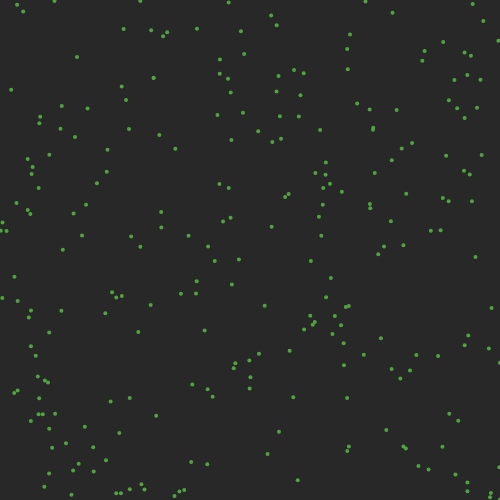
Frame 1 (no input)
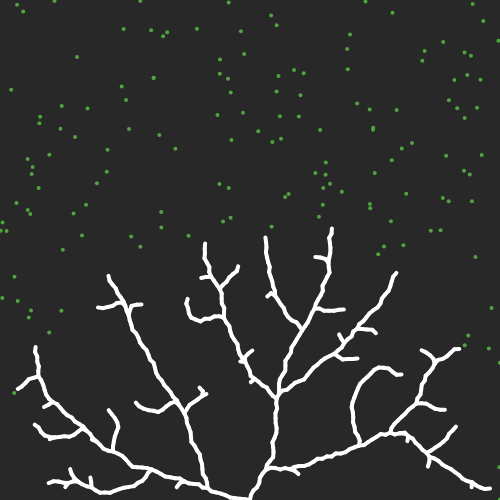
Frame 60 (no input)
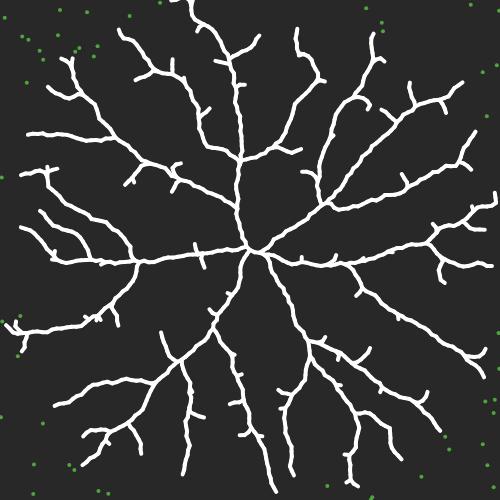
Frame 120 (the mouse pressed at the canvas centre since frame 60)

The p5.js sketch that drew these frames (run headless with seeded random() and noise() and a simulated clock; from frame 60 on, the mouse is pressed at the canvas centre):

// p5.js sketch
// ── sketch.js
var canvas;
let tree;
let max_dist = 200;
let min_dist = 10;
let slider;
let frame = 0;

function setup(){
    canvas = createCanvas(500,500);
    createP(' ');
    slider = createSlider(100, 2000, 250, 5);
    slider.changed(resetSketch);
    
    resetSketch();
}

function draw(){
    background(40);
    tree.show();    
    if(tree.leaves.length > 0){
        tree.grow();
    } else if(tree.leaves.length == 0){
        noLoop();
    }
}

function resetSketch(startPos){
    background(40);
    frame = frameCount;
    if(startPos != undefined){
        tree = new Tree(slider.value(), startPos);
    } else{
        tree = new Tree(slider.value());
    }
    loop();
}

function mousePressed(){
    if(mouseX > 0 && mouseX < width &&
        mouseY > 0 && mouseY < height){
            resetSketch(createVector(mouseX, mouseY));
        }
}
// ── Branch.js
class Branch{
    constructor(parent, pos, dir){
        this.parent = parent;
        this.pos = pos;
        this.dir = dir;
        this.originalDir = this.dir.copy();
        this.len = 5;
        this.count = 0;
    }

    reset(){
        this.dir = this.originalDir.copy();
        this.count = 0;
    }

    show(){
        if(this.parent){
            stroke(255);
            strokeWeight(4);
            line(this.parent.pos.x, this.parent.pos.y, this.pos.x, this.pos.y);
        }
    }

    next(){
        let nextDir = p5.Vector.mult(this.dir, this.len);
        let nextPos = p5.Vector.add(this.pos, nextDir);
        let nextBranch = new Branch(this, nextPos, this.dir.copy());
        return nextBranch;
    }
}
// ── Leaf.js
class Leaf{
    constructor(){
        this.pos = createVector(random(width), random(height));
        this.r = 4;
        this.reached = false;
    }

    show(){
        fill(80, 164, 63);
        noStroke();
        ellipse(this.pos.x, this.pos.y, this.r, this.r);
    }
}
// ── Tree.js
class Tree{
    constructor(numLeaves, startPos){
        this.leaves = [];
        this.branches = [];
        this.safety = 0;
        //add new leaves based on passed in number
        for (let i = 0; i < numLeaves; i++) {
            this.leaves.push(new Leaf());
        }

        let pos;
        //Make root branch
        if(startPos != undefined){
            pos = startPos;
        } else{
            pos = createVector(width/2, height);
        }
        let dir = createVector(0,-1);
        let root = new Branch(null, pos, dir);
        this.branches.push(root);

        
        let current = root;
        let found = false;

        //build up initial tree stalk;
        while(!found){
            for (let i = 0; i < this.leaves.length; i++) {
                let d = p5.Vector.dist(current.pos, this.leaves[i].pos);
                if(d < max_dist){
                    found = true;
                }
            }

            if(!found){
                let branch = current.next();
                current = branch;
                this.branches.push(current);
            }
        }
    }

    grow(){
        // console.log('grow');
        //Cycle through leaves to find the closest branch
        for (let i = 0; i < this.leaves.length; i++) {
            let leaf = this.leaves[i];

            let closestBranch = null;
            let record = max_dist;

            //cycle through branches and find the closest by checking against the record
            for (let j = 0; j < this.branches.length; j++) {
                let branch = this.branches[j];
                let d = p5.Vector.dist(leaf.pos, branch.pos);

                if(d < min_dist){
                    leaf.reached = true;
                    closestBranch = null;
                    this.safety++;
                    break;
                } else if(d < record){
                    closestBranch = branch;
                    record = d;
                    this.safety = 0;
                } else{
                    this.safety++;
                }
            }

            if(closestBranch != null){
                let newDir = p5.Vector.sub(leaf.pos, closestBranch.pos);
                newDir.normalize();
                closestBranch.dir.add(newDir);
                closestBranch.count++;
            }

            
        }

        for (let i =  this.leaves.length - 1; i >= 0 ; i--) {
            if(this.leaves[i].reached){
                this.leaves.splice(i,1);
            }
        }

        for (let i = this.branches.length - 1 ; i >= 0; i--) {
            let branch = this.branches[i];

            if(branch.count > 0){
                branch.dir.div(branch.count + 1);
                let rand = p5.Vector.random2D();
                rand.setMag(0.3);
                branch.dir.add(rand);
                branch.dir.normalize();
                this.branches.push(branch.next());
                branch.reset();
            }
        }
        
        //stop looping when leaves is 0 or after 10 seconds. So as not to destroy the CPU
        if(this.leaves.length == 0){ //|| (frameCount - frame) > 600){
            this.leaves = [];
        }

    }

    show(){
        for (let i = 0; i < this.leaves.length; i++) {
            this.leaves[i].show();
        }

        for (let i = 0; i < this.branches.length; i++) {
            this.branches[i].show();
        }
    }


}
